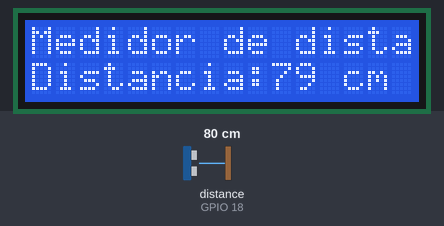
This program was run on a simulated ESP32. Parts: 16×2 character LCD. Wiring (inferred from the names in the program): ultrasonic range finder: trigger GPIO 5; echo GPIO 18. The inputs (shaded band) are chosen by the test bench; at power-on: distance to the obstacle (sensor on GPIO 18) 80 cm. The echo pulse lasts 58.3 µs per cm.

Above: at 1.2 s.
1.3 s: distance to the obstacle (sensor on GPIO 18) set to 2 cm
At 2.4 s:
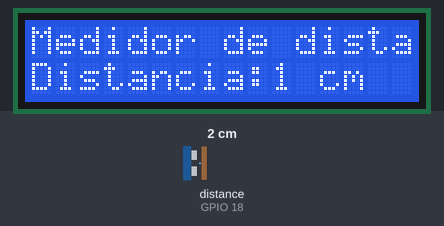
4.3 s: distance to the obstacle (sensor on GPIO 18) set to 4 cm
At 5.0 s:
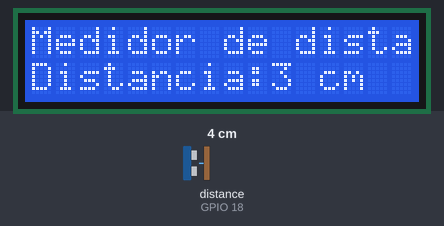
6.0 s: distance to the obstacle (sensor on GPIO 18) set to 9 cm
At 6.3 s:
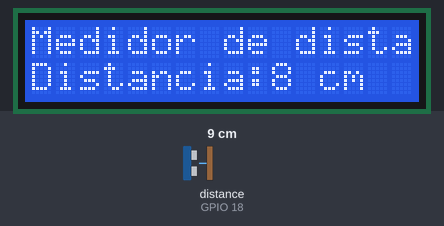
Timing chart, 0 to 9.0 s (numbered marks = the images above; inputs shaded):
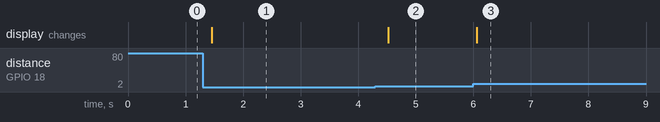

The program:

main.cpp
```cpp
#include <Arduino.h>
#include <Wire.h>
#include <LiquidCrystal_I2C.h>

// Pines del HC-SR04
#define TRIG_PIN 5
#define ECHO_PIN 18

// Configuración del LCD
#define LCD_ADDR 0x27
#define LCD_COLS 16
#define LCD_ROWS 2

LiquidCrystal_I2C lcd(LCD_ADDR, LCD_COLS, LCD_ROWS);

void setup() {
  pinMode(TRIG_PIN, OUTPUT);
  pinMode(ECHO_PIN, INPUT);
  lcd.init();
  lcd.backlight();
  lcd.setCursor(0, 0);
  lcd.print("Medidor de distancia");
}

float medirDistancia() {
  digitalWrite(TRIG_PIN, LOW);
  delayMicroseconds(2);
  digitalWrite(TRIG_PIN, HIGH);
  delayMicroseconds(10);
  digitalWrite(TRIG_PIN, LOW);
  long duracion = pulseIn(ECHO_PIN, HIGH, 30000); // timeout 30ms
  float distancia = duracion * 0.034 / 2;
  return distancia;
}

void loop() {
  float distancia = medirDistancia();
  lcd.setCursor(0, 1);
  lcd.print("Distancia:     "); // Limpiar línea
  lcd.setCursor(10, 1);
  lcd.print((int)distancia);
  lcd.print(" cm");
  delay(200);
}
```

Measured:
- after the input at 1.3 s, the display: changes after 0.15 s (image 1)
- after the input at 4.3 s, the display: changes after 0.23 s (image 2)
- after the input at 6.0 s, the display: changes after 0.06 s (image 3)
